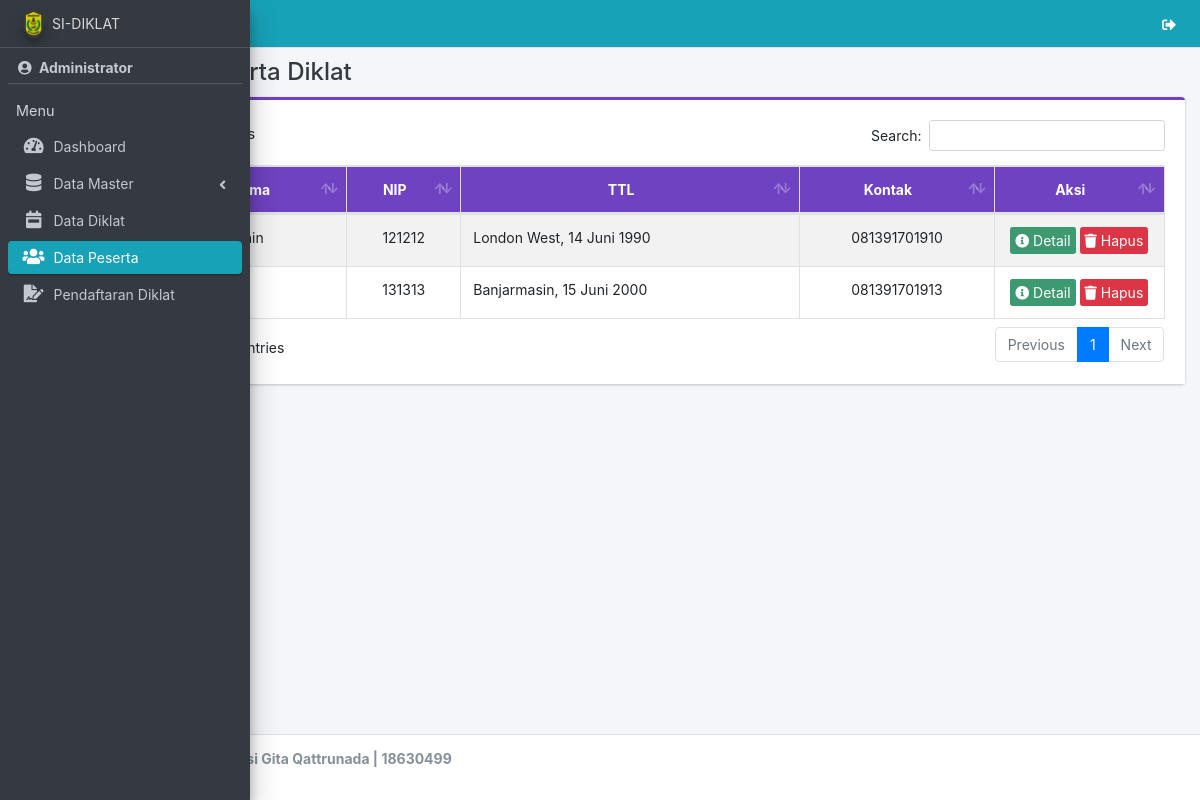
The page /admin/peserta/index.php (signed in) on the database its author committed.
### tables this page shows
CREATE TABLE `peserta` (
  `id_peserta` int(11) NOT NULL,
  `nm_peserta` varchar(50) NOT NULL,
  `nip` varchar(30) NOT NULL,
  `tmpt_lahir` varchar(50) NOT NULL,
  `tgl_lahir` date NOT NULL,
  `jk` varchar(20) NOT NULL,
  `hp_peserta` varchar(20) NOT NULL,
  `email_peserta` varchar(50) NOT NULL,
  `pendidikan` varchar(30) NOT NULL,
  `pas_foto` varchar(100) NOT NULL
);

### app/config.php (called while the page is built, shortened)
<?php
function tgl($tanggal)
{
  $bulan = array(
    1 =>   'Januari',
    'Februari',
    'Maret',
    'April',
    'Mei',
    'Juni',
    'Juli',
    'Agustus',
    'September',
    'Oktober',
    'November',
    'Desember'
  );
  $pecahkan = explode('-', $tanggal);
  return $pecahkan[2] . ' ' . $bulan[(int) $pecahkan[1]] . ' ' . $pecahkan[0];
}

### admin/peserta/index.php (the view, shortened to what this page needs)
<?php
require '../../app/config.php';
include_once '../../template/header.php';
include_once '../../template/sidebar.php';
?>
<div class="content-wrapper">
    <div class="content-header">
        <div class="container-fluid">
            <div class="row">
                <div class="col-sm-6">
                    <h4 class="m-0 text-dark"><i class="fa fa-users ml-1 mr-1"></i> Data Peserta Diklat</h4>
                </div>
                <div class="col-sm-6 text-right">
                </div>
            </div>
        </div>
    </div>
    <section class="content">
        <div class="container-fluid">
            <div class="row">
                <div class="col-md-12">
                    <div class="card card-purple card-outline">
                        <div class="card-body" style="background-color: white;">
                            <div class="table-responsive">
                                <table id="example1" class="table table-bordered table-striped dataTable">
                                    <thead class="bg-purple">
                                        <tr align="center">
                                            <th>No</th>
                                            <th>Nama</th>
                                            <th>NIP</th>
                                            <th>TTL</th>
                                            <th>Kontak</th>
                                            <th>Aksi</th>
                                        </tr>
                                    </thead>
                                    <tbody>
                                        <?php
                                        $no = 1;
                                        $data = $con->query("SELECT * FROM peserta ORDER BY id_peserta DESC");
                                        while ($row = $data->fetch_array()) {
                                        ?>
                                            <tr>
                                                <td align="center" width="5%"><?= $no++ ?></td>
                                                <td><?= $row['nm_peserta'] ?></td>
                                                <td align="center"><?= $row['nip'] ?></td>
                                                <td><?= $row['tmpt_lahir'] . ', ' . tgl($row['tgl_lahir']) ?></td>
                                                <td align="center"><?= $row['hp_peserta'] ?></td>
                                                <td align="center" width="16%">
                                                    <a href="#id<?= $row[0]; ?>" data-toggle="modal" class="btn bg-olive btn-xs" title="Detail"><i class="fa fa-info-circle"></i> Detail</a>
                                                    <a href="hapus?id=<?= $row[0] ?>" class="btn btn-danger btn-xs alert-hapus" title="Hapus"><i class="fa fa-trash"></i> Hapus</a>
                                                </td>
                                            </tr>
                                        <?php } ?>
                                    </tbody>
                                </table>
                            </div>
                        </div>
                    </div>
                </div>
            </div>
        </div>
    </section>
</div>
<?php
include_once '../../template/footer.php';
?>

### rows shown on the page
peserta: nip "121212", tmpt_lahir "London West", tgl_lahir "14 Juni 1990", hp_peserta "081391701910"
peserta: nip "131313", tmpt_lahir "Banjarmasin", tgl_lahir "15 Juni 2000", hp_peserta "081391701913"

### other values the page prints
$_SESSION['nm_user'] "Administrator"
